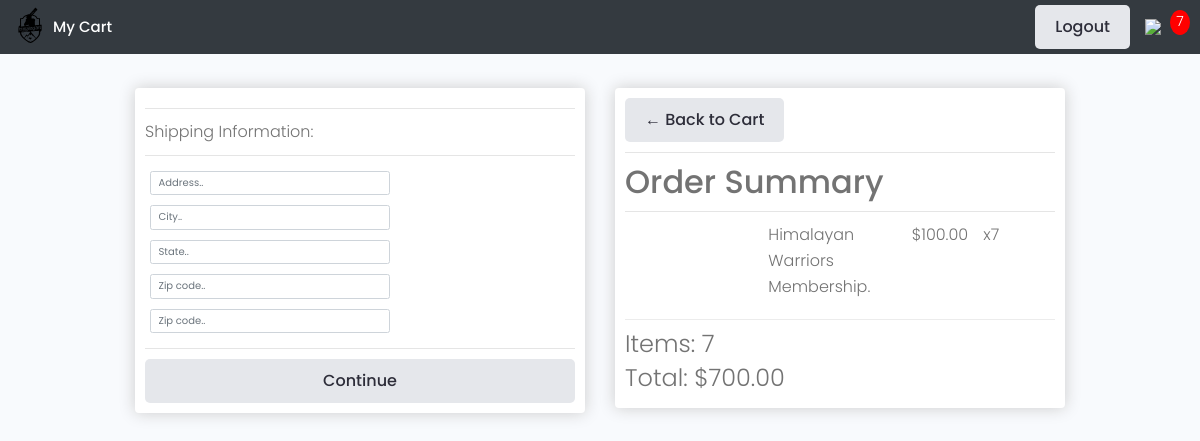
/Products/product_checkout/ (signed in), run on the app's committed database.
### Products/models.py (models this page shows, shortened)
class OrderItem(models.Model):
    product = models.ForeignKey(Product, on_delete= models.SET_NULL, blank= True, null = True )
    order = models.ForeignKey(Order, on_delete  = models.SET_NULL, blank = True, null = True )
    quantity = models.IntegerField(default = 0, null = True, blank = True)
    date_added = models.DateTimeField(auto_now_add= True)
    @property
    def get_total(self):
        total = self.product.price * self.quantity
        return total

class Product(models.Model):
    name = models.CharField(max_length=200, null = True)
    price = models.DecimalField(max_digits = 7, decimal_places = 2)
    digital = models.BooleanField(default = False, null = True, blank= False )
    image = models.ImageField(null = True, blank = True )
    @property
    def imageURL(self):
        try:
            url = self.image.url
        except:
            url = ''
        return url

class Order(models.Model):
    customer = models.ForeignKey(Customer, on_delete = models.SET_NULL, blank = True, null = True )
    date_ordered = models.DateTimeField(auto_now_add = True)
    complete = models.BooleanField(default = False, null = True, blank = False)
    transaction_id = models.CharField(max_length = 200, null = True)
    @property
    def shipping(self):
        shipping = False
        orderitems = self.orderitem_set.all()
        for i in orderitems:
            if i.product.digital == False:
                shipping = True
        return shipping
    @property
    def get_cart_total(self):
        orderitems = self.orderitem_set.all()
        total = sum([item.get_total for item in orderitems])
        return total
    @property
    def get_cart_items(self):
        orderitems = self.orderitem_set.all()
        total = sum([item.quantity for item in orderitems])
        return total

### Products/views.py (the view)
# urls.py: path('product_checkout/',views.product_checkout, name = "product_checkout"),
def product_checkout(request):
    if request.user.is_authenticated:
        customer = request.user.customer
        order, created = Order.objects.get_or_create(customer = customer, complete = False)
        items = order.orderitem_set.all()
        cartItems = order.get_cart_items
    else:
        items = []
        order = {'get_cart_total':0, 'get_cart_items':0}
        cartItems = order['get_cart_items']
    context = {'items':items,'order':order,'cartItems':cartItems,'shipping':False}
    return render(request,'Products/product_checkout.html',context)

### Products/templates/Products/product_checkout.html (shortened to what this page needs)
{% extends 'Products/navbar.html' %}
{% block content %}
     <div class="row">
		<div class="col-lg-6">
			<div class="box-element" id="form-wrapper">
				<form id="form">
					<div id="shipping-info">
						<hr>
						<p>Shipping Information:</p>
						<hr>
						<div class="form-field">
							<input class="form-control" type="text" name="address" placeholder="Address..">
						</div>
						<div class="form-field">
							<input class="form-control" type="text" name="city" placeholder="City..">
						</div>
						<div class="form-field">
							<input class="form-control" type="text" name="state" placeholder="State..">
						</div>
						<div class="form-field">
							<input class="form-control" type="text" name="zipcode" placeholder="Zip code..">
						</div>
						<div class="form-field">
							<input class="form-control" type="text" name="country" placeholder="Zip code..">
						</div>
					</div>
					<hr>
					<input id="form-button" class="btn btn-success btn-block" type="submit" value="Continue">
				</form>
			</div>
			<br>
		</div>
		<div class="col-lg-6">
			<div class="box-element">
				<a  class="btn btn-outline-dark" href="{% url 'product_cart' %}">&#x2190; Back to Cart</a>
				<hr>
				<h3>Order Summary</h3>
				<hr>
				{% for item in items %}
				<div class="cart-row">
					<div style="flex:2"><img class="row-image" src="{{item.product.imageURL}}"></div>
					<div style="flex:2"><p>{{item.product.name}}</p></div>
					<div style="flex:1"><p>${{item.product.price|floatformat:2}}</p></div>
					<div style="flex:1"><p>x{{item.quantity}}</p></div>
				</div>
				{% endfor %}
				<h5>Items:   {{order.get_cart_items}}</h5>
				<h5>Total:   ${{order.get_cart_total|floatformat:2}}</h5>
			</div>
		</div>
	</div>
{% endblock content %}

### static/styles/product.css (style rules this page uses)
.box-element { box-shadow:hsl(0, 0%, 80%) 0 0 16px; background-color: #fff; border-radius: 4px; padding: 10px; }
.col-lg-4, .col-lg-6, .col-lg-8, .col-lg-12 { margin-top: 10px; }
.btn { border-radius: 0; }
.form-field { width:250px; display: inline-block; padding: 5px; }
.cart-row { display: flex; align-items: flex-stretch; padding-bottom: 10px; margin-bottom: 10px; border-bottom: 1px solid #ececec; }

### static/styles/app.css (style rules this page uses)
:root { --color-sub: #2d2d39; }

### static/styles/footer.css (style rules this page uses)
body { line-height: 1.5; font-family: 'Poppins', sans-serif; }
* { margin:0; padding:0; box-sizing: border-box; }
.row { display: flex; flex-wrap: wrap; }

### static/uikit/styles/modules/_variables.css (style rules this page uses)
:root { --color-main: #5aa5b9; --color-main-light: #e6faff; --color-sub: #3f4156; --color-sub-light: #51546e; --color-sub-lighter: #ededfd; --color-text: #737373; --color-gray: #8b8b8b; --color-light: #e5e7eb; --color-light-gray: #767676; --color-bg: #f8fafd; --color-white: #fffefd; --color-white-light: #f3f3f3; --color-success: #359e64; --color-success-bg: #def8e8; --color-error: #fc4b0b; --color-error-bg: #fff2ee; --font-base: 'Poppins', arial, helvetica, 'Segoe UI', roboto, ubuntu, sans-serif; --font-monospace: 'Fira Code', 'Courier New', courier, monospace; --font-regular: 300; --font-medium: 500; --font-bold: 700; --generic-shadow: 1px 1px 5px #00000010; --generic-transition: all 0.3s ease-in-out; }

### static/uikit/styles/modules/_base.css (style rules this page uses)
* { margin: 0; padding: 0; box-sizing: border-box; text-rendering: optimizeLegibility; color: inherit; font-size: inherit; }
html { font-size: 50%; }
@media only screen and (min-width: 480px) { html { font-size: 56.25%; } }
@media only screen and (min-width: 1200px) { html { font-size: 62.5%; } }
body { line-height: 1.6; font-weight: 400; font-size: 1.5rem; color: var(--color-text); background-color: var(--color-bg); min-height: 100vh; }

### static/uikit/styles/modules/_typography.css (style rules this page uses)
* { font-family: var(--font-base); }
h3 { font-size: 3.2rem; font-weight: var(--font-medium); }
h5 { font-size: 2.4rem; font-weight: var(--font-medium); }
h5, h6 { font-weight: var(--font-regular); }
p, span, strong { font-size: 1.6rem; color: var(--color-text); font-weight: var(--font-regular); }
a { padding-bottom: 2px; text-decoration: none; display: inline-block; color: var(--color-main); font-weight: var(--font-medium); }

### static/uikit/styles/modules/_button.css (style rules this page uses)
.btn { display: inline-block; position: relative; cursor: pointer; background-color: var(--color-light); font-weight: var(--font-medium); color: var(--color-sub); text-decoration: none; padding: 1rem 2rem; border-radius: 0.5rem; border: none; width: -webkit-fit-content; width: -moz-fit-content; width: fit-content; height: -webkit-fit-content; height: -moz-fit-content; height: fit-content; font-size: 1.6rem; outline-width: 0; outline-color: transparent; -webkit-backface-visibility: hidden; backface-visibility: hidden; transition: all 0.3s ease-in-out; }

### data on the page
OrderItem: product.name "Himalayan Warriors Membership.", product.price "100.00", quantity "7"
Order: get_cart_items "7", get_cart_total "700.00"

### other printed values
{{ cartItems }} "7"
